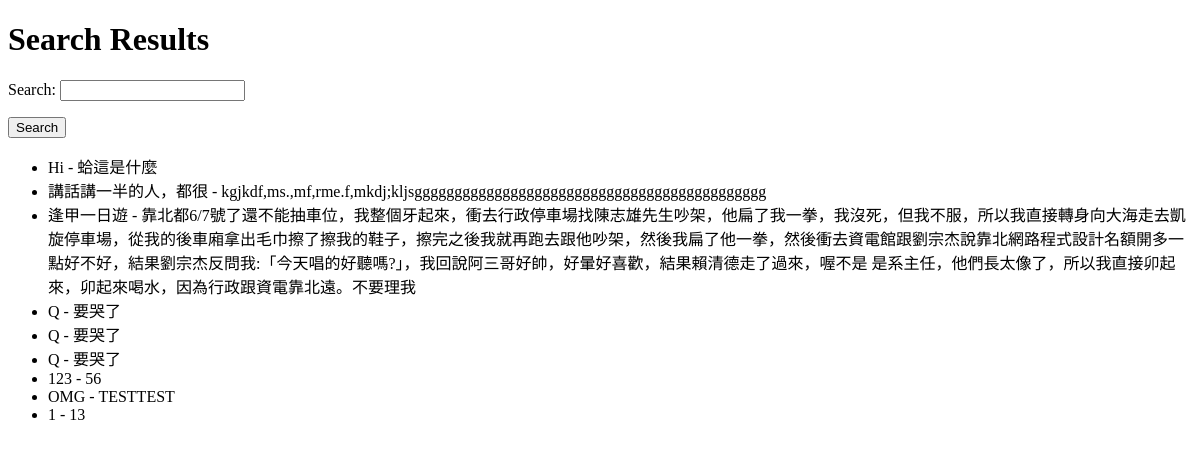
The app's page /search/, older data.
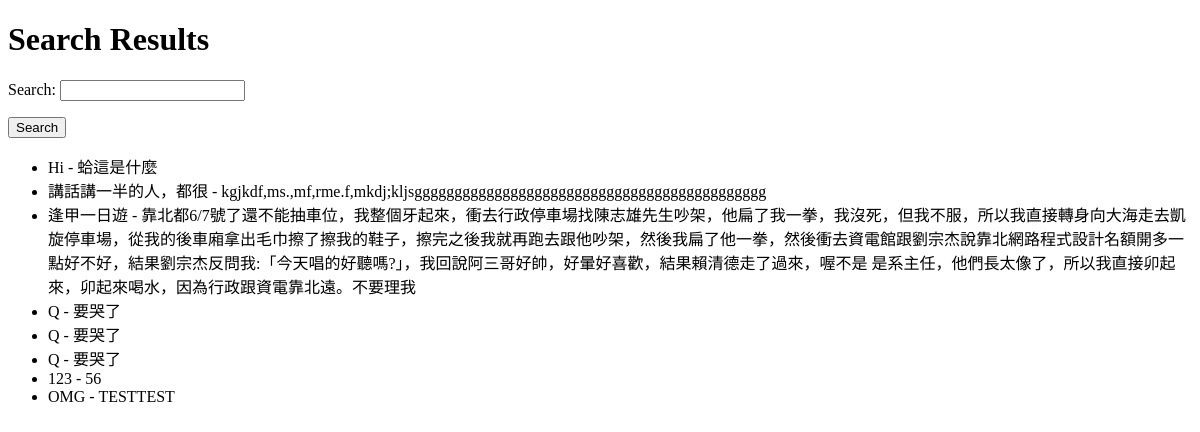
The same page, newer data.
### travel/models.py (models this page shows, shortened)
class Post(models.Model):
    user = models.ForeignKey(User, on_delete=models.CASCADE, related_name='posts', verbose_name="發文者")
    title = models.CharField(max_length=10, verbose_name="文章標題")
    description = models.TextField(verbose_name="文章內容")
    created_at = models.DateTimeField(default=timezone.now, verbose_name="發文時間")
    pictures = models.ManyToManyField(Picture, related_name='posts', verbose_name="內文圖片")

### travel/views.py (the view)
# urls.py: path('search/', views.search_posts, name='search_posts'),
def search_posts(request):
    form = SearchForm(request.GET or None)
    posts = Post.objects.all()
    if form.is_valid():
        query = form.cleaned_data.get('query')
        if query:
            posts = posts.filter(
                Q(title__icontains=query) | Q(description__icontains=query)
            )
    return render(request, 'search_results.html', {'form': form, 'posts': posts})

### travel/forms.py
class SearchForm(forms.Form):
    query = forms.CharField(required=False, label='Search')

### travel/templates/search_results.html (shortened to what this page needs)
<!DOCTYPE html>
<html lang="en">
<head>
</head>
<body>
    <h1>Search Results</h1>
    <form method="get" action="{% url 'travel:search_posts' %}">
        {{ form.as_p }}
        <button type="submit">Search</button>
    </form>
    <ul>
        {% for post in posts %}
            <li>
                {{ post.title }} - {{ post.description }}
                <br>
            </li>
        {% endfor %}
    </ul>
</body>
</html>

Row changes from the older to the newer data that the page shows:
removed Post: title "1", description "13"
